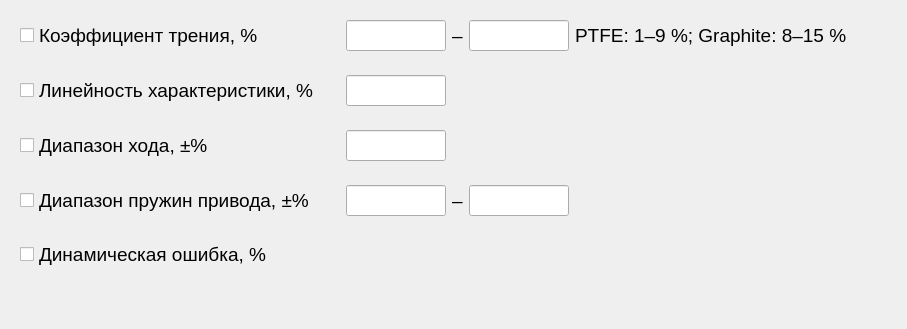
     <widget class="QWidget" name="tab_passFail">
      <attribute name="title">
       <string>Pass | Fail</string>
      </attribute>
      <layout class="QVBoxLayout" name="verticalLayout_3">
       <item>
        <widget class="QWidget" name="widget_crossingLimits_coefficientFriction" native="true">
         <layout class="QHBoxLayout" name="horizontalLayout_3">
          <item>
           <widget class="QCheckBox" name="checkBox_crossingLimits_coefficientFriction">
            <property name="sizePolicy">
             <sizepolicy hsizetype="Expanding" vsizetype="Fixed">
              <horstretch>0</horstretch>
              <verstretch>0</verstretch>
             </sizepolicy>
            </property>
            <property name="minimumSize">
             <size>
              <width>320</width>
              <height>0</height>
             </size>
            </property>
            <property name="maximumSize">
             <size>
              <width>320</width>
              <height>16777215</height>
             </size>
            </property>
            <property name="font">
             <font>
              <pointsize>14</pointsize>
             </font>
            </property>
            <property name="text">
             <string>Коэффициент трения, %</string>
            </property>
           </widget>
          </item>
          <item>
           <widget class="QLineEdit" name="lineEdit_crossingLimits_coefficientFriction_lowerLimit">
            <property name="sizePolicy">
             <sizepolicy hsizetype="Preferred" vsizetype="Fixed">
              <horstretch>0</horstretch>
              <verstretch>0</verstretch>
             </sizepolicy>
            </property>
            <property name="minimumSize">
             <size>
              <width>100</width>
              <height>0</height>
             </size>
            </property>
            <property name="maximumSize">
             <size>
              <width>50</width>
              <height>16777215</height>
             </size>
            </property>
            <property name="font">
             <font>
              <pointsize>14</pointsize>
             </font>
            </property>
            <property name="alignment">
             <set>Qt::AlignmentFlag::AlignCenter</set>
            </property>
           </widget>
          </item>
          <item>
           <widget class="QLabel" name="label">
            <property name="font">
             <font>
              <pointsize>14</pointsize>
             </font>
            </property>
            <property name="text">
             <string>–</string>
            </property>
           </widget>
          </item>
          <item>
           <widget class="QLineEdit" name="lineEdit_crossingLimits_coefficientFriction_upperLimit">
            <property name="sizePolicy">
             <sizepolicy hsizetype="Preferred" vsizetype="Fixed">
              <horstretch>0</horstretch>
              <verstretch>0</verstretch>
             </sizepolicy>
            </property>
            <property name="minimumSize">
             <size>
              <width>100</width>
              <height>0</height>
             </size>
            </property>
            <property name="maximumSize">
             <size>
              <width>50</width>
              <height>16777215</height>
             </size>
            </property>
            <property name="font">
             <font>
              <pointsize>14</pointsize>
             </font>
            </property>
            <property name="alignment">
             <set>Qt::AlignmentFlag::AlignCenter</set>
            </property>
           </widget>
          </item>
          <item>
           <widget class="QLabel" name="label_2">
            <property name="font">
             <font>
              <pointsize>14</pointsize>
             </font>
            </property>
            <property name="text">
             <string>PTFE: 1–9 %; Graphite: 8–15 %</string>
            </property>
           </widget>
          </item>
          <item>
           <spacer name="horizontalSpacer_coefficientFriction">
            <property name="orientation">
             <enum>Qt::Orientation::Horizontal</enum>
            </property>
            <property name="sizeHint" stdset="0">
             <size>
              <width>40</width>
              <height>20</height>
             </size>
            </property>
           </spacer>
          </item>
         </layout>
        </widget>
       </item>
       <item>
        <widget class="QWidget" name="widget" native="true">
         <layout class="QHBoxLayout" name="horizontalLayout_2">
          <item>
           <widget class="QCheckBox" name="checkBox_crossingLimits_linearCharacteristic">
            <property name="sizePolicy">
             <sizepolicy hsizetype="Expanding" vsizetype="Fixed">
              <horstretch>0</horstretch>
              <verstretch>0</verstretch>
             </sizepolicy>
            </property>
            <property name="minimumSize">
             <size>
              <width>320</width>
              <height>0</height>
             </size>
            </property>
            <property name="maximumSize">
             <size>
              <width>320</width>
              <height>16777215</height>
             </size>
            </property>
            <property name="font">
             <font>
              <pointsize>14</pointsize>
             </font>
            </property>
            <property name="text">
             <string>Линейность характеристики, %</string>
            </property>
           </widget>
          </item>
          <item>
           <widget class="QLineEdit" name="lineEdit_crossingLimits_linearCharacteristic_lowerLimit">
            <property name="sizePolicy">
             <sizepolicy hsizetype="Preferred" vsizetype="Fixed">
              <horstretch>0</horstretch>
              <verstretch>0</verstretch>
             </sizepolicy>
            </property>
            <property name="minimumSize">
             <size>
              <width>100</width>
              <height>0</height>
             </size>
            </property>
            <property name="maximumSize">
             <size>
              <width>50</width>
              <height>16777215</height>
             </size>
            </property>
            <property name="font">
             <font>
              <pointsize>14</pointsize>
             </font>
            </property>
            <property name="alignment">
             <set>Qt::AlignmentFlag::AlignCenter</set>
            </property>
           </widget>
          </item>
          <item>
           <spacer name="horizontalSpacer_3">
            <property name="orientation">
             <enum>Qt::Orientation::Horizontal</enum>
            </property>
            <property name="sizeHint" stdset="0">
             <size>
              <width>40</width>
              <height>20</height>
             </size>
            </property>
           </spacer>
          </item>
         </layout>
        </widget>
       </item>
       <item>
        <widget class="QWidget" name="widget_crossingLimits_range" native="true">
         <layout class="QHBoxLayout" name="horizontalLayout_4">
          <item>
           <widget class="QCheckBox" name="checkBox_crossingLimits_range">
            <property name="sizePolicy">
             <sizepolicy hsizetype="Expanding" vsizetype="Fixed">
              <horstretch>0</horstretch>
              <verstretch>0</verstretch>
             </sizepolicy>
            </property>
            <property name="minimumSize">
             <size>
              <width>320</width>
              <height>0</height>
             </size>
            </property>
            <property name="maximumSize">
             <size>
              <width>320</width>
              <height>16777215</height>
             </size>
            </property>
            <property name="font">
             <font>
              <pointsize>14</pointsize>
             </font>
            </property>
            <property name="text">
             <string>Диапазон хода, ±%</string>
            </property>
           </widget>
          </item>
          <item>
           <widget class="QLineEdit" name="lineEdit_crossingLimits_range_lowerLimit">
            <property name="sizePolicy">
             <sizepolicy hsizetype="Preferred" vsizetype="Fixed">
              <horstretch>0</horstretch>
              <verstretch>0</verstretch>
             </sizepolicy>
            </property>
            <property name="minimumSize">
             <size>
              <width>100</width>
              <height>0</height>
             </size>
            </property>
            <property name="maximumSize">
             <size>
              <width>50</width>
              <height>16777215</height>
             </size>
            </property>
            <property name="font">
             <font>
              <pointsize>14</pointsize>
             </font>
            </property>
            <property name="alignment">
             <set>Qt::AlignmentFlag::AlignCenter</set>
            </property>
           </widget>
          </item>
          <item>
           <spacer name="horizontalSpacer_crossingLimits_range">
            <property name="orientation">
             <enum>Qt::Orientation::Horizontal</enum>
            </property>
            <property name="sizeHint" stdset="0">
             <size>
              <width>40</width>
              <height>20</height>
             </size>
            </property>
           </spacer>
          </item>
         </layout>
        </widget>
       </item>
       <item>
        <widget class="QWidget" name="widget_5" native="true">
         <property name="font">
          <font>
           <pointsize>11</pointsize>
          </font>
         </property>
         <layout class="QHBoxLayout" name="horizontalLayout_5">
          <item>
           <widget class="QCheckBox" name="checkBox_crossingLimits_spring">
            <property name="sizePolicy">
             <sizepolicy hsizetype="Expanding" vsizetype="Fixed">
              <horstretch>0</horstretch>
              <verstretch>0</verstretch>
             </sizepolicy>
            </property>
            <property name="minimumSize">
             <size>
              <width>320</width>
              <height>0</height>
             </size>
            </property>
            <property name="maximumSize">
             <size>
              <width>320</width>
              <height>16777215</height>
             </size>
            </property>
            <property name="font">
             <font>
              <pointsize>14</pointsize>
             </font>
            </property>
            <property name="text">
             <string>Диапазон пружин привода, ±%</string>
            </property>
           </widget>
          </item>
          <item>
           <widget class="QLineEdit" name="lineEdit_crossingLimits_spring_lowerLimit">
            <property name="sizePolicy">
             <sizepolicy hsizetype="Preferred" vsizetype="Fixed">
              <horstretch>0</horstretch>
              <verstretch>0</verstretch>
             </sizepolicy>
            </property>
            <property name="minimumSize">
             <size>
              <width>100</width>
              <height>0</height>
             </size>
            </property>
            <property name="maximumSize">
             <size>
              <width>50</width>
              <height>16777215</height>
             </size>
            </property>
            <property name="font">
             <font>
              <pointsize>14</pointsize>
             </font>
            </property>
            <property name="alignment">
             <set>Qt::AlignmentFlag::AlignCenter</set>
            </property>
           </widget>
          </item>
          <item>
           <widget class="QLabel" name="label_crossingLimits_spring">
            <property name="font">
             <font>
              <pointsize>14</pointsize>
             </font>
            </property>
            <property name="text">
             <string>–</string>
            </property>
           </widget>
          </item>
          <item>
           <widget class="QLineEdit" name="lineEdit_crossingLimits_spring_upperLimit">
            <property name="sizePolicy">
             <sizepolicy hsizetype="Preferred" vsizetype="Fixed">
              <horstretch>0</horstretch>
              <verstretch>0</verstretch>
             </sizepolicy>
            </property>
            <property name="minimumSize">
             <size>
              <width>100</width>
              <height>0</height>
             </size>
            </property>
            <property name="maximumSize">
             <size>
              <width>50</width>
              <height>16777215</height>
             </size>
            </property>
            <property name="font">
             <font>
              <pointsize>14</pointsize>
             </font>
            </property>
            <property name="alignment">
             <set>Qt::AlignmentFlag::AlignCenter</set>
            </property>
           </widget>
          </item>
          <item>
           <spacer name="horizontalSpacer_5">
            <property name="orientation">
             <enum>Qt::Orientation::Horizontal</enum>
            </property>
            <property name="sizeHint" stdset="0">
             <size>
              <width>40</width>
              <height>20</height>
             </size>
            </property>
           </spacer>
          </item>
         </layout>
        </widget>
       </item>
       <item>
        <widget class="QWidget" name="widget_6" native="true">
         <property name="minimumSize">
          <size>
           <width>260</width>
           <height>0</height>
          </size>
         </property>
         <layout class="QHBoxLayout" name="horizontalLayout_6">
          <item>
           <widget class="QCheckBox" name="checkBox_crossingLimits_dinamicError">
            <property name="sizePolicy">
             <sizepolicy hsizetype="Expanding" vsizetype="Fixed">
              <horstretch>0</horstretch>
              <verstretch>0</verstretch>
             </sizepolicy>
            </property>
            <property name="minimumSize">
             <size>
              <width>320</width>
              <height>0</height>
             </size>
            </property>
            <property name="maximumSize">
             <size>
              <width>320</width>
              <height>16777215</height>
             </size>
            </property>
            <property name="font">
             <font>
              <pointsize>14</pointsize>
             </font>
            </property>
            <property name="text">
             <string>Динамическая ошибка, %</string>
            </property>
           </widget>
          </item>
          <item>
           <spacer name="horizontalSpacer_6">
            <property name="orientation">
             <enum>Qt::Orientation::Horizontal</enum>
            </property>
            <property name="sizeHint" stdset="0">
             <size>
              <width>40</width>
              <height>20</height>
             </size>
            </property>
           </spacer>
          </item>
         </layout>
        </widget>
       </item>
       <item>
        <spacer name="verticalSpacer">
         <property name="orientation">
          <enum>Qt::Orientation::Vertical</enum>
         </property>
         <property name="sizeHint" stdset="0">
          <size>
           <width>20</width>
           <height>40</height>
          </size>
         </property>
        </spacer>
       </item>
      </layout>
     </widget>
